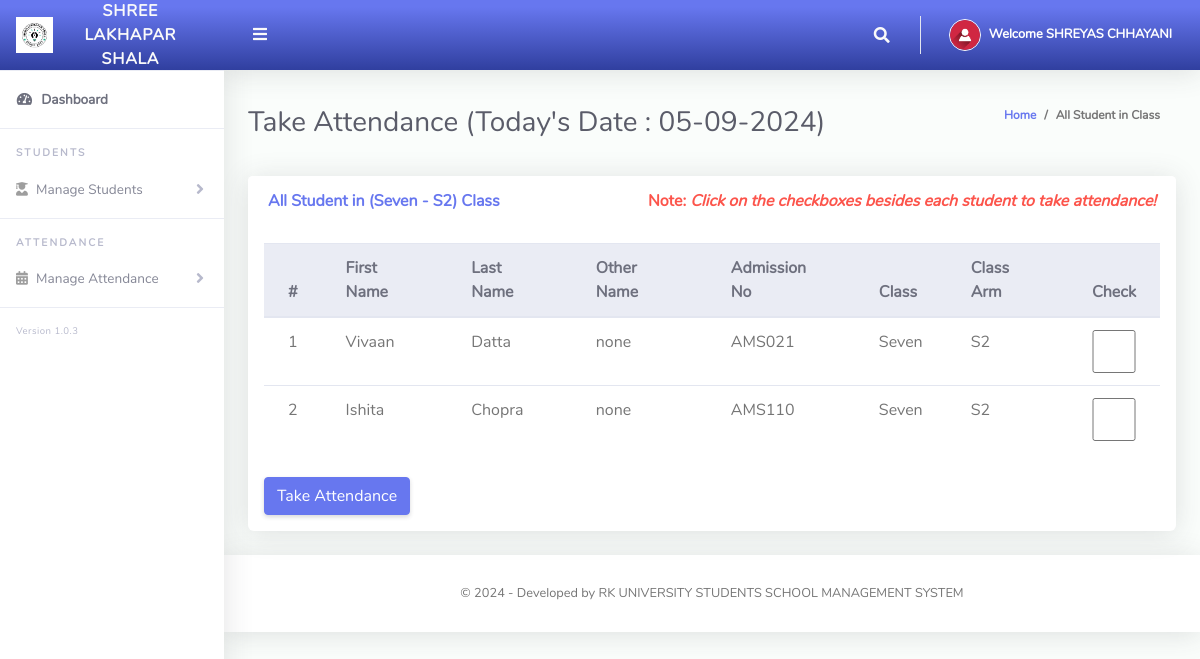
The page /ClassTeacher/takeAttendance.php (signed in) on the database its author committed.
### tables this page shows
CREATE TABLE `tblclassteacher` (
  `Id` int(10) NOT NULL,
  `firstName` varchar(255) NOT NULL,
  `lastName` varchar(255) NOT NULL,
  `emailAddress` varchar(255) NOT NULL,
  `password` varchar(255) NOT NULL,
  `phoneNo` varchar(50) NOT NULL,
  `classId` varchar(10) NOT NULL,
  `classArmId` varchar(10) NOT NULL,
  `dateCreated` varchar(50) NOT NULL
);

CREATE TABLE `tblclassarms` (
  `Id` int(10) NOT NULL,
  `classId` varchar(10) NOT NULL,
  `classArmName` varchar(255) NOT NULL,
  `isAssigned` varchar(10) NOT NULL
);

CREATE TABLE `tblclass` (
  `Id` int(10) NOT NULL,
  `className` varchar(255) NOT NULL
);

CREATE TABLE `tblstudents` (
  `Id` int(10) NOT NULL,
  `firstName` varchar(255) NOT NULL,
  `lastName` varchar(255) NOT NULL,
  `otherName` varchar(255) NOT NULL,
  `admissionNumber` varchar(255) NOT NULL,
  `password` varchar(50) NOT NULL,
  `classId` varchar(10) NOT NULL,
  `classArmId` varchar(10) NOT NULL,
  `dateCreated` varchar(50) NOT NULL
);

### ClassTeacher/takeAttendance.php (the view, shortened to what this page needs)
<?php
include '../Includes/dbcon.php';
    $query = "SELECT tblclass.className,tblclassarms.classArmName
    FROM tblclassteacher
    INNER JOIN tblclass ON tblclass.Id = tblclassteacher.classId
    INNER JOIN tblclassarms ON tblclassarms.Id = tblclassteacher.classArmId
    Where tblclassteacher.Id = '$_SESSION[userId]'";
    $rs = $conn->query($query);
    $rrw = $rs->fetch_assoc();
?>
<!DOCTYPE html>
<html lang="en">
<head>
  <link href="../vendor/fontawesome-free/css/all.min.css" rel="stylesheet" type="text/css">
  <link href="../vendor/bootstrap/css/bootstrap.min.css" rel="stylesheet" type="text/css">
  <link href="css/ruang-admin.min.css" rel="stylesheet">
</head>
<body id="page-top">
  <div id="wrapper">
      <?php include "Includes/sidebar.php";?>
    <div id="content-wrapper" class="d-flex flex-column">
      <div id="content">
       <?php include "Includes/topbar.php";?>
        <div class="container-fluid" id="container-wrapper">
          <div class="d-sm-flex align-items-center justify-content-between mb-4">
            <h1 class="h3 mb-0 text-gray-800">Take Attendance (Today's Date : <?php echo $todaysDate = date("m-d-Y");?>)</h1>
            <ol class="breadcrumb">
              <li class="breadcrumb-item"><a href="./">Home</a></li>
              <li class="breadcrumb-item active" aria-current="page">All Student in Class</li>
            </ol>
          </div>
          <div class="row">
            <div class="col-lg-12">
        <form method="post">
            <div class="row">
              <div class="col-lg-12">
              <div class="card mb-4">
                <div class="card-header py-3 d-flex flex-row align-items-center justify-content-between">
                  <h6 class="m-0 font-weight-bold text-primary">All Student in (<?php echo $rrw['className'].' - '.$rrw['classArmName'];?>) Class</h6>
                  <h6 class="m-0 font-weight-bold text-danger">Note: <i>Click on the checkboxes besides each student to take attendance!</i></h6>
                </div>
                <div class="table-responsive p-3">
                  <table class="table align-items-center table-flush table-hover">
                    <thead class="thead-light">
                      <tr>
                        <th>#</th>
                        <th>First Name</th>
                        <th>Last Name</th>
                        <th>Other Name</th>
                        <th>Admission No</th>
                        <th>Class</th>
                        <th>Class Arm</th>
                        <th>Check</th>
                      </tr>
                    </thead>
                    <tbody>
                  <?php
                      $query = "SELECT tblstudents.Id,tblstudents.admissionNumber,tblclass.className,tblclass.Id As classId,tblclassarms.classArmName,tblclassarms.Id AS classArmId,tblstudents.firstName,
                      tblstudents.lastName,tblstudents.otherName,tblstudents.admissionNumber,tblstudents.dateCreated
                      FROM tblstudents
                      INNER JOIN tblclass ON tblclass.Id = tblstudents.classId
                      INNER JOIN tblclassarms ON tblclassarms.Id = tblstudents.classArmId
                      where tblstudents.classId = '$_SESSION[classId]' and tblstudents.classArmId = '$_SESSION[classArmId]'";
                      $rs = $conn->query($query);
                      $num = $rs->num_rows;
                      $sn=0;
                      if($num > 0)
                      {
                        while ($rows = $rs->fetch_assoc())
                          {
                             $sn = $sn + 1;
                            echo"
                              <tr>
                                <td>".$sn."</td>
                                <td>".$rows['firstName']."</td>
                                <td>".$rows['lastName']."</td>
                                <td>".$rows['otherName']."</td>
                                <td>".$rows['admissionNumber']."</td>
                                <td>".$rows['className']."</td>
                                <td>".$rows['classArmName']."</td>
                                <td><input name='check[]' type='checkbox' value=".$rows['admissionNumber']." class='form-control'></td>
                              </tr>";
                          }
                      }
                      else
                      {
                           echo
                           "<div class='alert alert-danger' role='alert'>
                            No Record Found!
                            </div>";
                      }
                      ?>
                    </tbody>
                  </table>
                  <br>
                  <button type="submit" name="save" class="btn btn-primary">Take Attendance</button>
                  </form>
                </div>
              </div>
            </div>
            </div>
          </div>
        </div>
       <?php include "Includes/footer.php";?>
</body>
</html>

### ClassTeacher/Includes/sidebar.php (shortened to what this page needs)
<ul class="navbar-nav sidebar sidebar-light accordion" id="accordionSidebar">
     <a class="sidebar-brand d-flex align-items-center bg-gradient-primary justify-content-center" href="index.php">
       <div class="sidebar-brand-icon" >
         <img src="img/logo/school_logo.png">
       </div>
       <div class="sidebar-brand-text mx-3">SHREE LAKHAPAR SHALA</div>
     </a>
     <hr class="sidebar-divider my-0">
     <li class="nav-item active">
       <a class="nav-link" href="index.php">
         <i class="fas fa-fw fa-tachometer-alt"></i>
         <span>Dashboard</span></a>
     </li>
     <hr class="sidebar-divider">
     <div class="sidebar-heading">
       Students
     </div>
      <li class="nav-item">
       <a class="nav-link collapsed" href="#" data-toggle="collapse" data-target="#collapseBootstrap2"
         aria-expanded="true" aria-controls="collapseBootstrap2">
         <i class="fas fa-user-graduate"></i>
         <span>Manage Students</span>
       </a>
     </li>
     <hr class="sidebar-divider">
     <div class="sidebar-heading">
     Attendance
     </div>
      <li class="nav-item">
       <a class="nav-link collapsed" href="#" data-toggle="collapse" data-target="#collapseBootstrapcon"
         aria-expanded="true" aria-controls="collapseBootstrapcon">
         <i class="fa fa-calendar-alt"></i>
         <span>Manage Attendance</span>
       </a>
     </li>
     <hr class="sidebar-divider">
     <div class="version" id="version-ruangadmin"></div>
   </ul>

### ClassTeacher/Includes/topbar.php (shortened to what this page needs)
<?php
  $query = "SELECT * FROM tblclassteacher WHERE Id = ".$_SESSION['userId']."";
  $rs = $conn->query($query);
  $rows = $rs->fetch_assoc();
  $fullName = $rows['firstName']." ".$rows['lastName'];;
?>
<nav class="navbar navbar-expand navbar-light bg-gradient-primary topbar mb-4 static-top">
          <button id="sidebarToggleTop" class="btn btn-link rounded-circle mr-3">
            <i class="fa fa-bars"></i>
          </button>
          <ul class="navbar-nav ml-auto">
            <li class="nav-item dropdown no-arrow">
              <a class="nav-link dropdown-toggle" href="#" id="searchDropdown" role="button" data-toggle="dropdown"
                aria-haspopup="true" aria-expanded="false">
                <i class="fas fa-search fa-fw"></i>
              </a>
            </li>
            <li class="nav-item dropdown no-arrow">
              <a class="nav-link dropdown-toggle" href="#" id="userDropdown" role="button" data-toggle="dropdown"
                aria-haspopup="true" aria-expanded="false">
                <img class="img-profile rounded-circle" src="img/user-icn.png" style="max-width: 60px">
                <span class="ml-2 d-none d-lg-inline text-white small"><b>Welcome <?php echo $fullName;?></b></span>
              </a>
            </li>
          </ul>
        </nav>

### ClassTeacher/Includes/footer.php
<footer class="sticky-footer bg-white">
        <div class="container my-auto">
          <div class="copyright text-center my-auto">
            <span> &copy; <script> document.write(new Date().getFullYear()); </script> - Developed by RK UNIVERSITY STUDENTS
              SCHOOL MANAGEMENT SYSTEM
            </span>
          </div>
        </div>
      </footer>

### rows shown on the page
tblclassteacher: fullName "SHREYAS CHHAYANI"
tblclassarms: classId.className "Seven", classArmName "S2"
tblstudents: firstName "Vivaan", lastName "Datta", otherName "none", admissionNumber "AMS021", classId.className "Seven", classArmId.classArmName "S2"
tblstudents: firstName "Ishita", lastName "Chopra", otherName "none", admissionNumber "AMS110", classId.className "Seven", classArmId.classArmName "S2"
